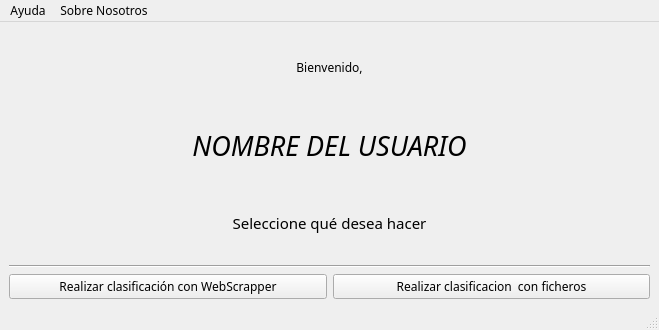
<?xml version="1.0" encoding="UTF-8"?>
<ui version="4.0">
 <class>MainWindow</class>
 <widget class="QMainWindow" name="MainWindow">
  <property name="geometry">
   <rect>
    <x>0</x>
    <y>0</y>
    <width>659</width>
    <height>330</height>
   </rect>
  </property>
  <property name="font">
   <font>
    <family>Questrial</family>
   </font>
  </property>
  <property name="windowTitle">
   <string>MainWindow</string>
  </property>
  <widget class="QWidget" name="centralwidget">
   <layout class="QVBoxLayout" name="verticalLayout">
    <item>
     <layout class="QVBoxLayout" name="verticalLayout_3">
      <item>
       <widget class="QLabel" name="label_2">
        <property name="font">
         <font>
          <pointsize>9</pointsize>
         </font>
        </property>
        <property name="text">
         <string>Bienvenido,</string>
        </property>
        <property name="alignment">
         <set>Qt::AlignCenter</set>
        </property>
       </widget>
      </item>
      <item>
       <widget class="QLabel" name="label_nameAdmin">
        <property name="sizePolicy">
         <sizepolicy hsizetype="Preferred" vsizetype="Fixed">
          <horstretch>0</horstretch>
          <verstretch>0</verstretch>
         </sizepolicy>
        </property>
        <property name="minimumSize">
         <size>
          <width>0</width>
          <height>70</height>
         </size>
        </property>
        <property name="font">
         <font>
          <pointsize>20</pointsize>
          <weight>50</weight>
          <italic>true</italic>
          <bold>false</bold>
         </font>
        </property>
        <property name="text">
         <string>NOMBRE DEL USUARIO</string>
        </property>
        <property name="alignment">
         <set>Qt::AlignCenter</set>
        </property>
       </widget>
      </item>
      <item>
       <widget class="QLabel" name="label">
        <property name="sizePolicy">
         <sizepolicy hsizetype="Preferred" vsizetype="Preferred">
          <horstretch>0</horstretch>
          <verstretch>0</verstretch>
         </sizepolicy>
        </property>
        <property name="font">
         <font>
          <family>Questrial</family>
          <pointsize>11</pointsize>
         </font>
        </property>
        <property name="text">
         <string>Seleccione qué desea hacer</string>
        </property>
        <property name="alignment">
         <set>Qt::AlignCenter</set>
        </property>
       </widget>
      </item>
     </layout>
    </item>
    <item>
     <widget class="Line" name="line_2">
      <property name="orientation">
       <enum>Qt::Horizontal</enum>
      </property>
     </widget>
    </item>
    <item>
     <layout class="QHBoxLayout" name="horizontalLayout">
      <item>
       <widget class="QPushButton" name="boton_classifyweb">
        <property name="text">
         <string>Realizar clasificación con WebScrapper</string>
        </property>
       </widget>
      </item>
      <item>
       <widget class="QPushButton" name="boton_classifyfiles">
        <property name="text">
         <string>Realizar clasificacion  con ficheros</string>
        </property>
       </widget>
      </item>
     </layout>
    </item>
   </layout>
  </widget>
  <widget class="QStatusBar" name="statusbar">
   <property name="font">
    <font>
     <family>Questrial</family>
    </font>
   </property>
  </widget>
  <widget class="QMenuBar" name="menubar">
   <property name="geometry">
    <rect>
     <x>0</x>
     <y>0</y>
     <width>659</width>
     <height>21</height>
    </rect>
   </property>
   <widget class="QMenu" name="menu_Ayuda">
    <property name="font">
     <font>
      <family>Questrial</family>
     </font>
    </property>
    <property name="title">
     <string>Ayuda</string>
    </property>
   </widget>
   <widget class="QMenu" name="menu_SobreNosotros">
    <property name="font">
     <font>
      <family>Questrial</family>
     </font>
    </property>
    <property name="title">
     <string>Sobre Nosotros</string>
    </property>
   </widget>
   <addaction name="menu_Ayuda"/>
   <addaction name="menu_SobreNosotros"/>
  </widget>
 </widget>
 <resources/>
 <connections/>
</ui>
